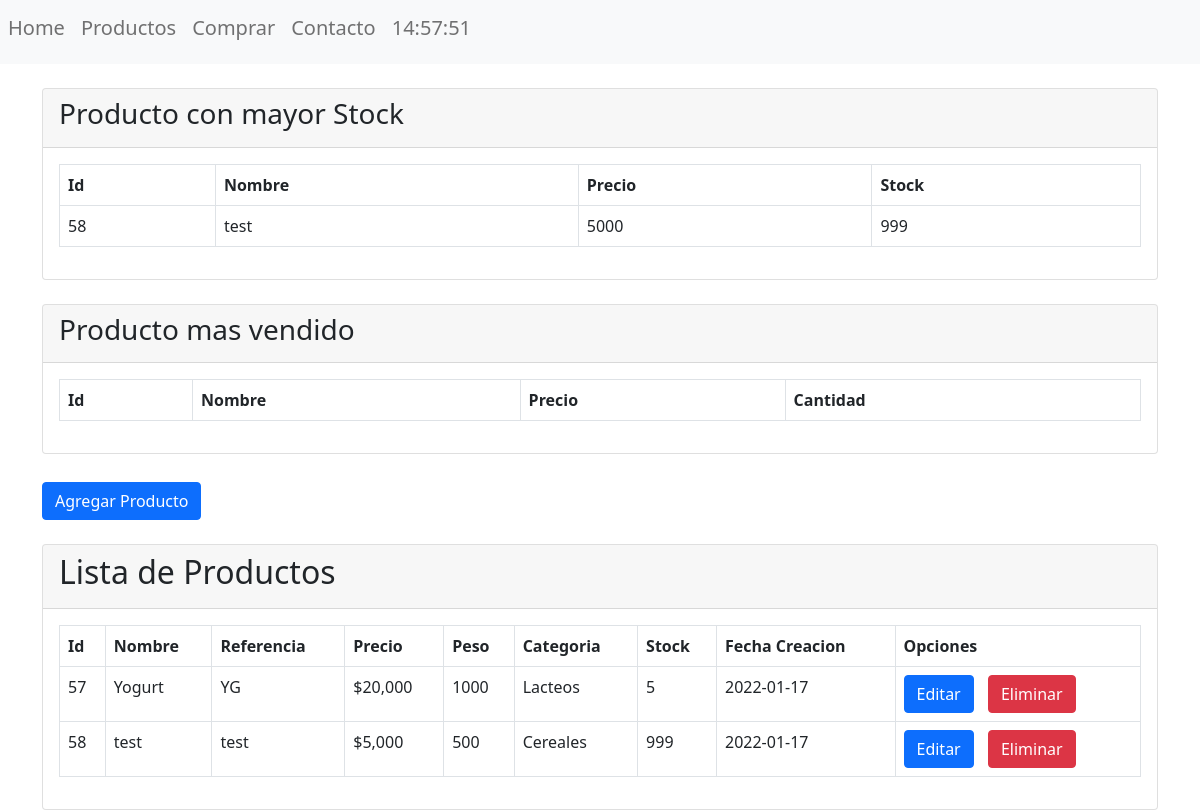
The page /?controller=products&accion=inicio on the database as committed earlier.
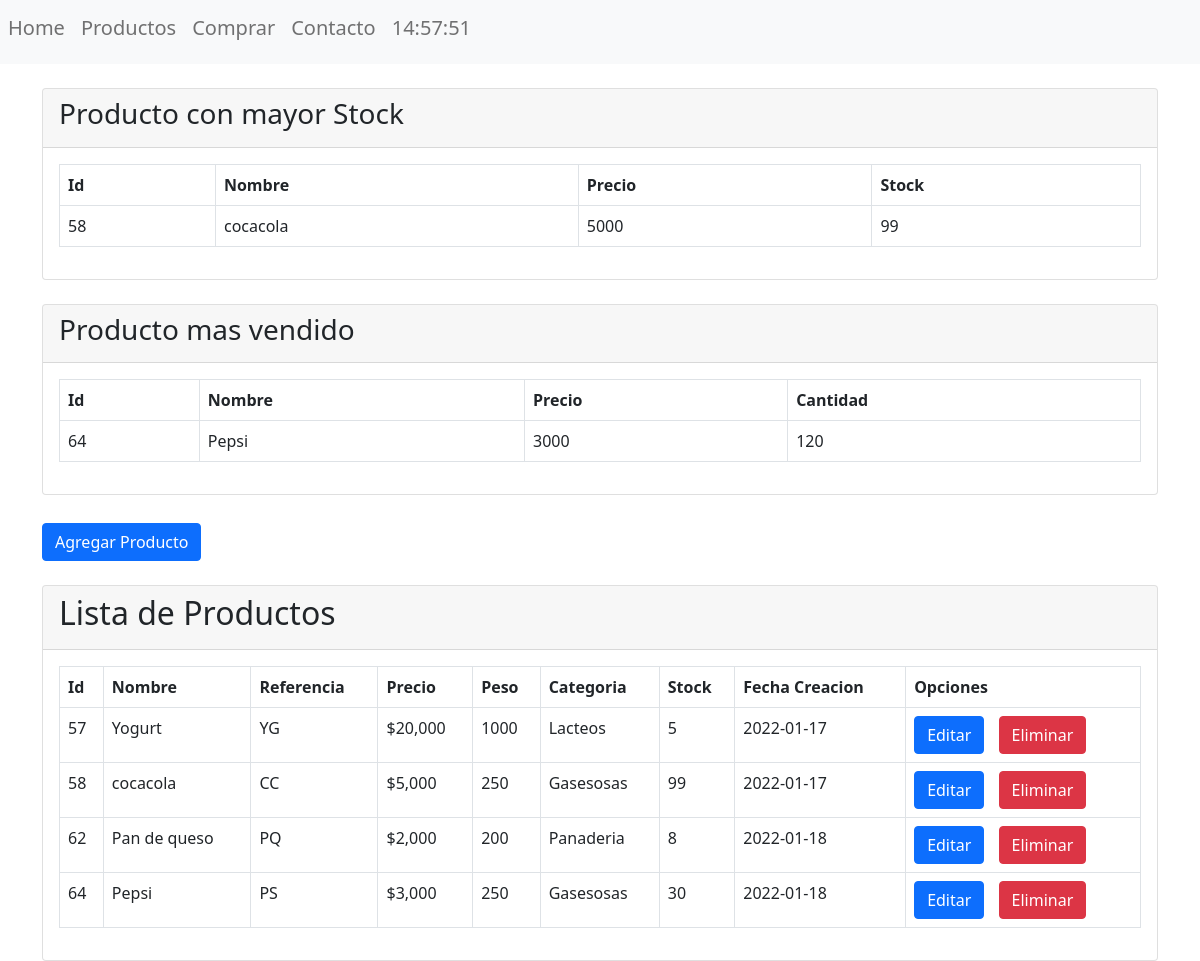
The same page on the database as committed later.
### tables this page shows
CREATE TABLE `productos` (
  `PD_Id` int(11) NOT NULL,
  `PD_Nombre` varchar(255) NOT NULL,
  `PD_Referencia` varchar(255) NOT NULL,
  `PD_Precio` int(11) NOT NULL,
  `PD_Peso` int(11) NOT NULL,
  `PD_Stock` int(11) NOT NULL,
  `categoria` int(11) NOT NULL,
  `PD_Fecha_Creacion` date NOT NULL
);

CREATE TABLE `categoria` (
  `CT_Id` int(11) NOT NULL,
  `CT_Nombre` varchar(255) NOT NULL,
  `CT_Fecha_Creacion` date NOT NULL
);

### controllers/controller_products.php (called while the page is built, shortened)
<?php
include_once("models/product.php");
class ControllerProducts{
    public function inicio(){
        $products=Product::consultar();
        include_once("views/products/inicio.php");
    }
}
?>

### ruteador.php (called while the page is built, shortened)
<?php
$controller= new $objController();
$controller->$accion();
?>

### index.php (called while the page is built, shortened)
<?php
require_once("views/template.php");
?>

### models/product.php (called while the page is built, shortened)
<?php
class Product{
    public function __construct($PD_Id,$PD_Nombre,$PD_Referencia,$PD_Precio,$PD_Peso,$categoria,$PD_Stock,$PD_Fecha_Creacion,$CT_Nombre){
        $this->PD_Id=$PD_Id;
        $this->PD_Nombre=$PD_Nombre;
        $this->PD_Referencia=$PD_Referencia;
        $this->PD_Precio=$PD_Precio;
        $this->PD_Peso=$PD_Peso;
        $this->PD_Stock=$PD_Stock;
        $this->PD_Fecha_Creacion=$PD_Fecha_Creacion;
        $this->CT_Nombre=$CT_Nombre;
    }
    public static function consultar(){
        $listProducts=[];
        $conexionBD=BD::crearInstancia();
        $sql=$conexionBD->query("SELECT `PD_Id`, `PD_Nombre`, `PD_Referencia`, `PD_Precio`, `PD_Peso`, `PD_Stock`, `categoria`, productos.PD_Fecha_Creacion, categoria.CT_Nombre
        FROM `productos`
        INNER JOIN categoria on categoria.CT_Id = productos.categoria
        ");
        foreach($sql->fetchAll() as $product){
        $listProducts[]= new Product($product['PD_Id'],$product['PD_Nombre'],$product['PD_Referencia'],
        $product['PD_Precio'],$product['PD_Peso'],$product['categoria'],$product['PD_Stock'],
        $product['PD_Fecha_Creacion'],$product['CT_Nombre']);
        }
        return $listProducts;
    }
}
?>

### views/products/inicio.php (the view, shortened to what the changed rows need)
<div class="card">
    <div class="card-body">
        <table class="table table-bordered" >
                <thead>
                    <tr>
                        <th>Id</th>
                        <th>Nombre</th>
                        <th>Precio</th>
                        <th>Stock</th>
                    </tr>
                </thead>
                <tbody>
                <?php
                $conexionBD = BD::crearInstancia();
                $sql = $conexionBD->query("SELECT PD_Id, PD_Nombre, PD_Precio, MAX(PD_Stock) AS PD_Stock
                                            FROM `productos`
                                            GROUP BY PD_Id, PD_Nombre, PD_Precio
                                            ORDER BY MAX(PD_Stock) DESC LIMIT 0,1");
                ?>
                    <?php foreach ($sql->fetchAll() as $product) { ?>
                        <tr>
                        <td> <?php echo $product['PD_Id']; ?> </td>
                        <td> <?php echo $product['PD_Nombre']; ?> </td>
                        <td> <?php echo $product['PD_Precio']; ?> </td>
                        <td> <?php echo $product['PD_Stock']; ?> </td>
                        </tr>
                    <?php } ?>
                </tbody>
        </table>
    </div>
</div>
<div class="card">
    <div class="card-body">
        <table class="table table-bordered" >
                <thead>
                    <tr>
                        <th>Id</th>
                        <th>Nombre</th>
                        <th>Precio</th>
                        <th>Cantidad</th>
                    </tr>
                </thead>
                <tbody>
                <?php
                $conexionBD = BD::crearInstancia();
                $sql = $conexionBD->query("SELECT productos.PD_Id, PD_Nombre, PD_Precio, SUM(ordenes.OR_Cantidad) AS OR_Cantidad
                                            FROM `productos`
                                            INNER JOIN ordenes on productos.PD_Id = ordenes.PD_Id
                                            GROUP BY productos.PD_Id, PD_Nombre, PD_Precio
                                            ORDER BY SUM(ordenes.OR_Cantidad) DESC LIMIT 0,1");
                ?>
                    <?php foreach ($sql->fetchAll() as $product) { ?>
                        <tr>
                        <td> <?php echo $product['PD_Id']; ?> </td>
                        <td> <?php echo $product['PD_Nombre']; ?> </td>
                        <td> <?php echo $product['PD_Precio']; ?> </td>
                        <td> <?php echo $product['OR_Cantidad']; ?> </td>
                        </tr>
                    <?php } ?>
                </tbody>
        </table>
    </div>
</div>
<div class="card">
    <div class="card-header" >
        <h2>Lista de Productos</h2>
    </div>
    <div class="card-body">
        <table class="table table-bordered">
            <thead>
                <tr>
                    <th>Id</th>
                    <th>Nombre</th>
                    <th>Referencia</th>
                    <th>Precio</th>
                    <th>Peso</th>
                    <th>Categoria</th>
                    <th>Stock</th>
                    <th>Fecha Creacion</th>
                    <th>Opciones</th>
                </tr>
            </thead>
            <tbody>
                <?php foreach (
                    $products
                    as $product
                ) { ?>
                    <tr>
                        <td> <?php echo $product->PD_Id; ?> </td>
                        <td><?php echo $product->PD_Nombre; ?></td>
                        <td><?php echo $product->PD_Referencia; ?></td>
                        <td>$<?php echo number_format(
                            $product->PD_Precio
                        ); ?></td>
                        <td><?php echo $product->PD_Peso; ?></td>
                        <td><?php echo $product->CT_Nombre; ?></td>
                        <td><?php echo $product->PD_Stock; ?></td>
                        <td><?php echo $product->PD_Fecha_Creacion; ?></td>
                        <td>
                            <div class="col-xs-3" role="group" aria-label="">
                                <a href="?controller=products&accion=editar&id=<?php echo $product->PD_Id; ?>" class="btn btn-primary ">Editar</a>
                                <a href="?controller=products&accion=delete&id=<?php echo $product->PD_Id; ?>" style="margin-left: 10px " class="btn btn-danger">Eliminar</a>
                            </div>
                        </td>
                    </tr>
                <?php } ?>
            </tbody>
        </table>
    </div>
</div>

Rows that differ between the two databases and show on the page:
changed productos id 58: PD_Nombre "test" → "cocacola"; PD_Stock "999" → "99"; PD_Referencia "test" → "CC"; PD_Peso "500" → "250"; categoria.CT_Nombre "Cereales" → "Gasesosas"
added productos: PD_Id "64", PD_Nombre "Pepsi", PD_Precio "3000", OR_Cantidad "120", PD_Referencia "PS", PD_Precio "3,000", PD_Peso "250", categoria.CT_Nombre "Gasesosas", PD_Stock "30", PD_Fecha_Creacion "2022-01-18"
added productos: PD_Id "62", PD_Nombre "Pan de queso", PD_Referencia "PQ", PD_Precio "2,000", PD_Peso "200", categoria.CT_Nombre "Panaderia", PD_Stock "8", PD_Fecha_Creacion "2022-01-18", shown under "Lista de Productos"
